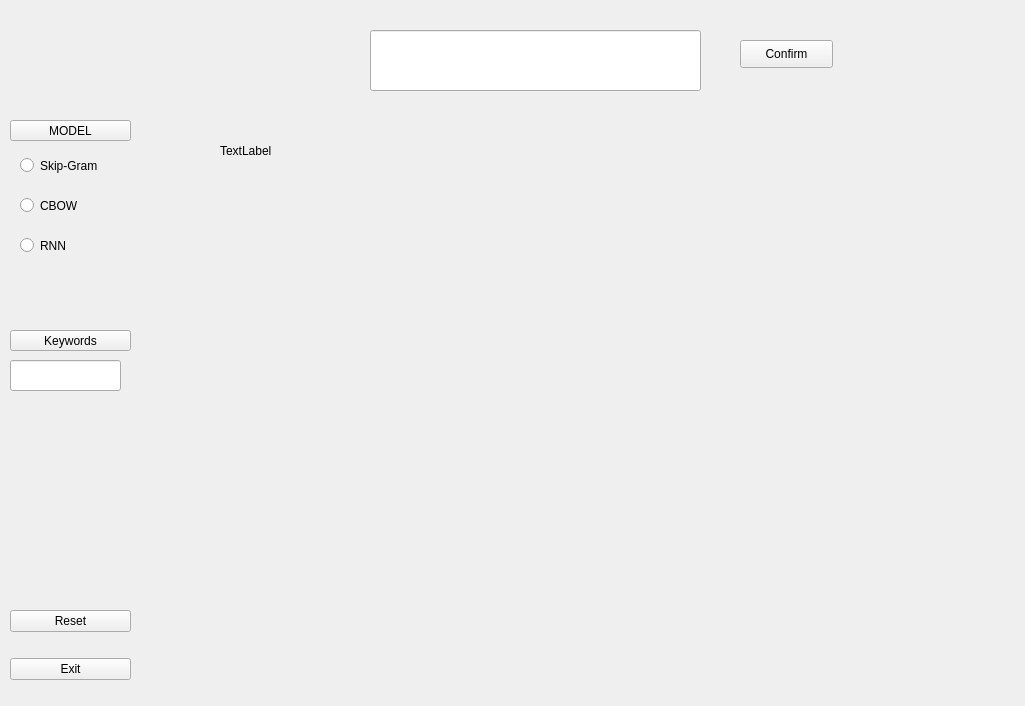
<?xml version="1.0" encoding="UTF-8"?>
<ui version="4.0">
 <class>Form</class>
 <widget class="QWidget" name="Form">
  <property name="geometry">
   <rect>
    <x>0</x>
    <y>0</y>
    <width>1025</width>
    <height>706</height>
   </rect>
  </property>
  <property name="windowTitle">
   <string>Form</string>
  </property>
  <widget class="QWidget" name="verticalLayoutWidget">
   <property name="geometry">
    <rect>
     <x>220</x>
     <y>170</y>
     <width>811</width>
     <height>531</height>
    </rect>
   </property>
   <layout class="QVBoxLayout" name="resultLayout"/>
  </widget>
  <widget class="QRadioButton" name="SG">
   <property name="geometry">
    <rect>
     <x>20</x>
     <y>140</y>
     <width>121</width>
     <height>51</height>
    </rect>
   </property>
   <property name="text">
    <string>Skip-Gram</string>
   </property>
  </widget>
  <widget class="QRadioButton" name="CBOW">
   <property name="geometry">
    <rect>
     <x>20</x>
     <y>180</y>
     <width>121</width>
     <height>51</height>
    </rect>
   </property>
   <property name="text">
    <string>CBOW</string>
   </property>
  </widget>
  <widget class="QRadioButton" name="RNN">
   <property name="geometry">
    <rect>
     <x>20</x>
     <y>220</y>
     <width>121</width>
     <height>51</height>
    </rect>
   </property>
   <property name="text">
    <string>RNN</string>
   </property>
  </widget>
  <widget class="QPushButton" name="confirm_button">
   <property name="geometry">
    <rect>
     <x>740</x>
     <y>40</y>
     <width>93</width>
     <height>28</height>
    </rect>
   </property>
   <property name="text">
    <string>Confirm</string>
   </property>
  </widget>
  <widget class="QLineEdit" name="search_line">
   <property name="geometry">
    <rect>
     <x>370</x>
     <y>30</y>
     <width>331</width>
     <height>61</height>
    </rect>
   </property>
  </widget>
  <widget class="QToolButton" name="model_option_button">
   <property name="geometry">
    <rect>
     <x>10</x>
     <y>120</y>
     <width>121</width>
     <height>21</height>
    </rect>
   </property>
   <property name="text">
    <string>MODEL</string>
   </property>
  </widget>
  <widget class="QWidget" name="verticalLayoutWidget_2">
   <property name="geometry">
    <rect>
     <x>10</x>
     <y>590</y>
     <width>121</width>
     <height>111</height>
    </rect>
   </property>
   <layout class="QVBoxLayout" name="verticalLayout_4">
    <item>
     <widget class="QPushButton" name="reset_button">
      <property name="text">
       <string>Reset</string>
      </property>
     </widget>
    </item>
    <item>
     <widget class="QPushButton" name="exit_button">
      <property name="text">
       <string>Exit</string>
      </property>
     </widget>
    </item>
   </layout>
  </widget>
  <widget class="QToolButton" name="model_option_button_2">
   <property name="geometry">
    <rect>
     <x>10</x>
     <y>330</y>
     <width>121</width>
     <height>21</height>
    </rect>
   </property>
   <property name="text">
    <string>Keywords</string>
   </property>
  </widget>
  <widget class="QLineEdit" name="search_line_2">
   <property name="geometry">
    <rect>
     <x>10</x>
     <y>360</y>
     <width>111</width>
     <height>31</height>
    </rect>
   </property>
  </widget>
  <widget class="QLabel" name="label">
   <property name="geometry">
    <rect>
     <x>220</x>
     <y>130</y>
     <width>340</width>
     <height>41</height>
    </rect>
   </property>
   <property name="text">
    <string>TextLabel</string>
   </property>
  </widget>
 </widget>
 <resources/>
 <connections/>
</ui>
